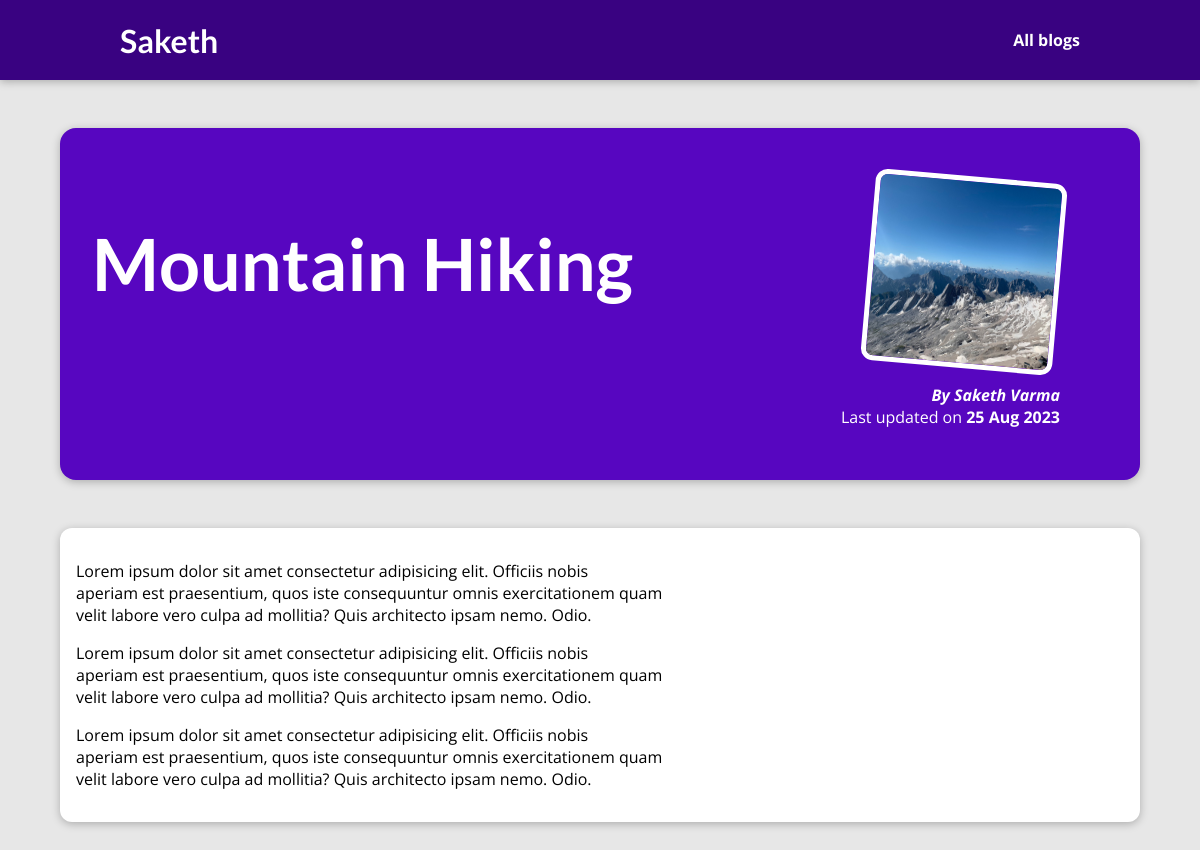
The page /posts/hike-in-the-mountains on the database its author committed.
### blog/models.py (models this page shows, shortened)
class Post(models.Model):
    title=models.CharField(max_length=50)
    excerpt=models.CharField(max_length=200)
    image_name=models.CharField(max_length=100)
    date=models.DateField(auto_now=True)
    slug=models.SlugField(unique=True,db_index=True)
    author=models.ForeignKey(Author,null=True ,on_delete=models.CASCADE)
    content=models.TextField(MinLengthValidator(10))
    tags=models.ManyToManyField(Tag)

class Author(models.Model):
    fname=models.CharField(max_length=50)
    lname=models.CharField(max_length=50)
    email_add=models.EmailField()
    def __str__(self):
        return f"{self.fname} {self.lname}"

### blog/views.py (the view)
# urls.py: path("posts/<slug:slug>",views.post_detail,name="post-detail-page")
def post_detail(request,slug):
    identified_post=Post.objects.get(slug=slug)
    return render(request,"post-detail.html",{
        'post':identified_post
    })

### blog/templates/post-detail.html (shortened to what this page needs)
{%extends "base.html" %}
{%load static %}
{%block css_files %}
<link rel="stylesheet" href= "{% static "post.css" %}">
<link rel="stylesheet" href= "{% static "index.css" %}">
<link rel="stylesheet" href="{% static "all-post.css" %}">
<link rel="stylesheet" href="{% static "post-detail.css" %}">
{%endblock%}
{%block content %}
<section id="summary">
    <h2>{{post.title}}</h2>
    <article>
    <img src="{%static "images/"|add:post.image_name %}" >
    <address>By <a class="linkaddr" href="mailto:{{post.author.email_addr}}">{{post.author}}</a></address>
    <div>
        Last updated on <time>{{post.date|date:"d M Y"}}</time>
    </div>
    <article>
</section>
<main>
    <p>
        {{post.content|linebreaks}}
    </p>
</main>
{%endblock%}

### static/app.css (style rules this page uses)
* { box-sizing: border-box; }
html { font-family: 'Open Sans', 'Lato', sans-serif; }
body { margin: 0; }
h1, h2, h3 { font-family: 'Lato', sans-serif; font-weight: bold; }

### blog/static/all-post.css (style rules this page uses)
body { background-color: #e7e7e7; }

### blog/static/post-detail.css (style rules this page uses)
body { background-color: #e7e7e7; }
#summary { margin: 8rem auto 3rem auto; padding: 2rem; width: 90%; max-width: 90rem; border-radius: 16px; background-color: #5706c0; position: relative; box-shadow: 0 2px 8px rgba(0, 0, 0, 0.25); height: 22rem; }
#summary h2 { color: white; font-size: 4.5rem; }
#summary article { position: absolute; top: 2rem; right: 3rem; padding: 1rem 2rem; border-radius: 12px; text-align: right; color: white; }
#summary article img { width: 12rem; height: 12rem; border-radius: 12px; transform: rotateZ(5deg); border: 5px solid white; margin-bottom: 1rem; }
#summary address { font-weight: bold; }
#summary time { font-weight: bold; }
.linkaddr { color: white; text-decoration: none; }
main { width: 90%; max-width: 90rem; margin: 3rem auto; background-color: white; padding: 1rem; border-radius: 12px; box-shadow: 0 2px 8px rgba(0, 0, 0, 0.25); }

### rows shown on the page
Post: title "Mountain Hiking", image_name (picture), author "Saketh Varma", date "25 Aug 2023", content "Lorem ipsum dolor sit amet consectetur adipisicing elit. Officiis nobis aperiam est praesentium, quos iste consequuntur omnis exercitationem quam velit labore vero culpa ad mollitia? Quis architecto ipsam nemo. Odio. Lorem ipsum dolor sit amet consectetur adipisicing elit. Officiis nobis aperiam est praesentium, quos iste consequuntur omnis exercitationem quam velit labore vero culpa ad mollitia? Quis architecto ipsam nemo. Odio. Lorem ipsum dolor sit amet consectetur adipisicing elit. Officiis nobis aperiam est praesentium, quos iste consequuntur omnis exercitationem quam velit labore vero culpa ad mollitia? Quis architecto ipsam nemo. Odio."
